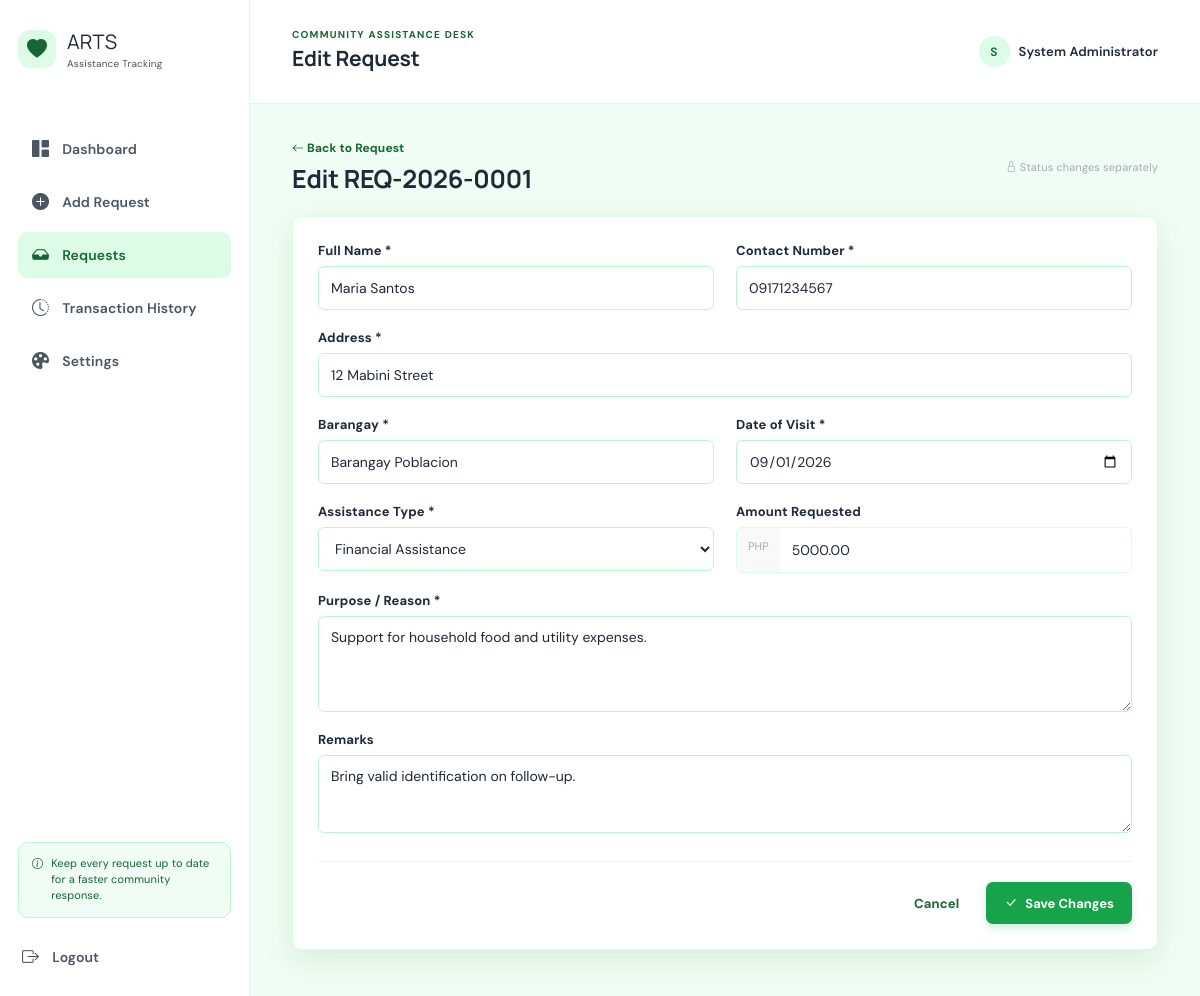
The page /edit_request.php?id=1 (signed in) on the database its author committed.
### tables this page shows
CREATE TABLE IF NOT EXISTS requests (
    id INT AUTO_INCREMENT PRIMARY KEY,
    request_id VARCHAR(20) NOT NULL UNIQUE,
    full_name VARCHAR(120) NOT NULL,
    address VARCHAR(255) NOT NULL,
    barangay VARCHAR(100) NOT NULL,
    contact_number VARCHAR(30) NOT NULL,
    date_of_visit DATE NOT NULL,
    purpose TEXT NOT NULL,
    assistance_type VARCHAR(60) NOT NULL,
    amount_requested DECIMAL(12,2) NOT NULL DEFAULT 0,
    remarks TEXT,
    status ENUM('Pending', 'Approved', 'Completed', 'Rejected') NOT NULL DEFAULT 'Pending',
    created_at TIMESTAMP DEFAULT CURRENT_TIMESTAMP,
    updated_at TIMESTAMP DEFAULT CURRENT_TIMESTAMP ON UPDATE CURRENT_TIMESTAMP
);

### inc/functions.php (called while the page is built, shortened)
<?php
function e($value) {
    return htmlspecialchars((string) $value, ENT_QUOTES, 'UTF-8');
}
?>

### public/edit_request.php (the view, shortened to what this page needs)
<?php
require_once __DIR__ . '/../inc/auth.php'; require_once __DIR__ . '/../config/database.php'; require_once __DIR__ . '/../inc/validation.php';
$id = (int) ($_GET['id'] ?? $_POST['id'] ?? 0); $statement = $pdo->prepare('SELECT * FROM requests WHERE id = ?'); $statement->execute(array($id)); $form = $statement->fetch();
include __DIR__ . '/../inc/header.php';
?>
<div class="form-intro"><div><a class="back-link" href="view_request.php?id=<?= e($id); ?>"><i class="bi bi-arrow-left"></i> Back to Request</a><h2 class="section-title">Edit <?= e($form['request_id']); ?></h2></div><span class="locked-status"><i class="bi bi-lock"></i> Status changes separately</span></div><?php if ($errors): ?><div class="alert alert-error"><i class="bi bi-exclamation-circle"></i><?= e(implode(' ', $errors)); ?></div><?php endif; ?><form method="post" class="panel form-panel"><input type="hidden" name="csrf_token" value="<?= e(csrf_token()); ?>"><input type="hidden" name="id" value="<?= e($id); ?>"><div class="form-grid"><div class="field"><label for="full_name">Full Name *</label><input id="full_name" name="full_name" value="<?= e($form['full_name']); ?>" required></div><div class="field"><label for="contact_number">Contact Number *</label><input id="contact_number" name="contact_number" value="<?= e($form['contact_number']); ?>" required></div><div class="field field-wide"><label for="address">Address *</label><input id="address" name="address" value="<?= e($form['address']); ?>" required></div><div class="field"><label for="barangay">Barangay *</label><input id="barangay" name="barangay" value="<?= e($form['barangay']); ?>" required></div><div class="field"><label for="date_of_visit">Date of Visit *</label><input id="date_of_visit" type="date" name="date_of_visit" value="<?= e($form['date_of_visit']); ?>" required></div><div class="field"><label for="assistance_type">Assistance Type *</label><select id="assistance_type" name="assistance_type" required><?php foreach (array('Financial Assistance','Medical Assistance','Educational Assistance','Solicitation','Other') as $type): ?><option <?= $form['assistance_type'] === $type ? 'selected' : ''; ?>><?= e($type); ?></option><?php endforeach; ?></select></div><div class="field"><label for="amount_requested">Amount Requested</label><div class="money-input"><span>PHP</span><input id="amount_requested" type="number" min="0" step="0.01" name="amount_requested" value="<?= e($form['amount_requested']); ?>"></div></div><div class="field field-wide"><label for="purpose">Purpose / Reason *</label><textarea id="purpose" name="purpose" rows="4" required><?= e($form['purpose']); ?></textarea></div><div class="field field-wide"><label for="remarks">Remarks</label><textarea id="remarks" name="remarks" rows="3"><?= e($form['remarks']); ?></textarea></div></div><div class="form-actions"><a href="view_request.php?id=<?= e($id); ?>" class="btn btn-light">Cancel</a><button class="btn btn-primary" type="submit"><i class="bi bi-check-lg"></i> Save Changes</button></div></form>
<?php include __DIR__ . '/../inc/footer.php'; ?>

### public/css/style.css (style rules this page uses)
:root { --ink:#1F2937;--muted:#4B5563;--pink:#16A34A;--pink-dark:#166534;--pink-soft:#DCFCE7;--line:#DCFCE7;--surface:#fff;--canvas:#F0FDF4;--shadow:0 8px 28px rgba(48,29,38,.06) }
* { box-sizing:border-box }
body { margin:0;background:var(--canvas);color:var(--ink);font:14px 'DM Sans',sans-serif }
h1,h2,h3,p { margin-top:0 }
h1,h2 { font-family:Manrope,sans-serif }
a { color:inherit;text-decoration:none }
button,input,select,textarea { font:inherit }
button { cursor:pointer }
.welcome-row,.form-intro,.detail-heading,.panel-heading { display:flex;align-items:center;justify-content:space-between;gap:20px }
.section-title { font-size:25px;margin:5px 0 0 }
.btn { border:0;border-radius:7px;padding:11px 16px;display:inline-flex;align-items:center;justify-content:center;gap:8px;font-weight:700;font-size:13px }
.btn-primary { background:var(--pink);color:#fff;box-shadow:0 4px 9px #16A34A33 }
.btn-light { background:#f5f3f4;color:#5d585d }
.stat-card,.panel { background:var(--surface);border:1px solid var(--line);border-radius:10px;box-shadow:var(--shadow) }
.panel { overflow:hidden }
.form-intro { margin-bottom:20px }
.required-note,.locked-status { font-size:11px;color:#aaa }
.form-panel { padding:25px }
.form-grid { display:grid;grid-template-columns:1fr 1fr;gap:19px 22px }
.field { display:flex;flex-direction:column;gap:7px }
.field-wide { grid-column:1/-1 }
.field label,.status-panel label { font-size:12px;font-weight:700;color:#5f5a60 }
.field input,.field select,.field textarea,.status-select { border:1px solid var(--line);border-radius:6px;padding:11px 12px;background:#fff;outline:0;color:var(--ink);resize:vertical }
.money-input { display:flex;border:1px solid var(--line);border-radius:6px;overflow:hidden }
.money-input span { padding:11px;background:#faf9f9;color:#aaa;font-size:11px }
.money-input input { border:0!important;width:100% }
.form-actions { display:flex;justify-content:flex-end;gap:9px;margin-top:28px;padding-top:20px;border-top:1px solid var(--line) }
.back-link { color:var(--pink-dark);font-weight:700;font-size:12px }

### public/css/friendly.css (style rules this page uses)
:root { --ink: #1F2937; --muted: #4B5563; --green: #16A34A; --green-dark: #166534; --green-soft: #DCFCE7; --green-pale: #F0FDF4; --pink: var(--green); --pink-dark: var(--green-dark); --pink-soft: var(--green-soft); --canvas: #F0FDF4; --line: #DCFCE7; --surface: #FFFFFF; --surface-muted: #F0FDF4; --focus: #86EFAC; --border-strong: #BBF7D0; --shadow-color: rgba(22, 101, 52, .10); }
body { letter-spacing: .01em; }
.topbar h1, .section-title { letter-spacing: -.01em; }
.btn { min-height: 42px; padding: 11px 18px; transition: transform .15s ease, box-shadow .15s ease, background .15s ease; }
.btn-primary { background: var(--green); color: #FFFFFF; }
.panel, .stat-card { box-shadow: 0 10px 30px var(--shadow-color); }
.field label, .status-panel label, .login-form-card label { color: var(--ink); font-size: 13px; }
.field input, .field select, .field textarea, .status-select, .input-icon, .filter-bar select, .filter-bar input, .search-box { min-height: 44px; border-color: var(--border-strong); background: var(--surface); color: var(--ink); }
.field input::placeholder, .search-box input::placeholder { color: var(--muted); opacity: 1; }
.text-link, .back-link, .clear-filter, .icon-link, .action-links a { color: var(--green-dark); }
.btn-light { color: var(--green-dark); background: var(--surface); border-color: var(--border-strong); }
.panel, .stat-card, .form-panel, .detail-panel, .confirm-box, .login-form-card { border-color: var(--line); background: var(--surface); }

### rows shown on the page
requests: request "REQ-2026-0001", full_name "Maria Santos", contact_number "09171234567", address "12 Mabini Street", barangay "Barangay Poblacion", date_of_visit "09/01/2026", amount_requested "5000.00", purpose "Support for household food and utility expenses.", remarks "Bring valid identification on follow-up."

### other values the page prints
$page_title "Edit Request"
substr($_SESSION['full_name'] ?? 'A', 0, 1) "S"
$_SESSION['full_name'] "System Administrator"
form field assistance_type "Financial Assistance"
